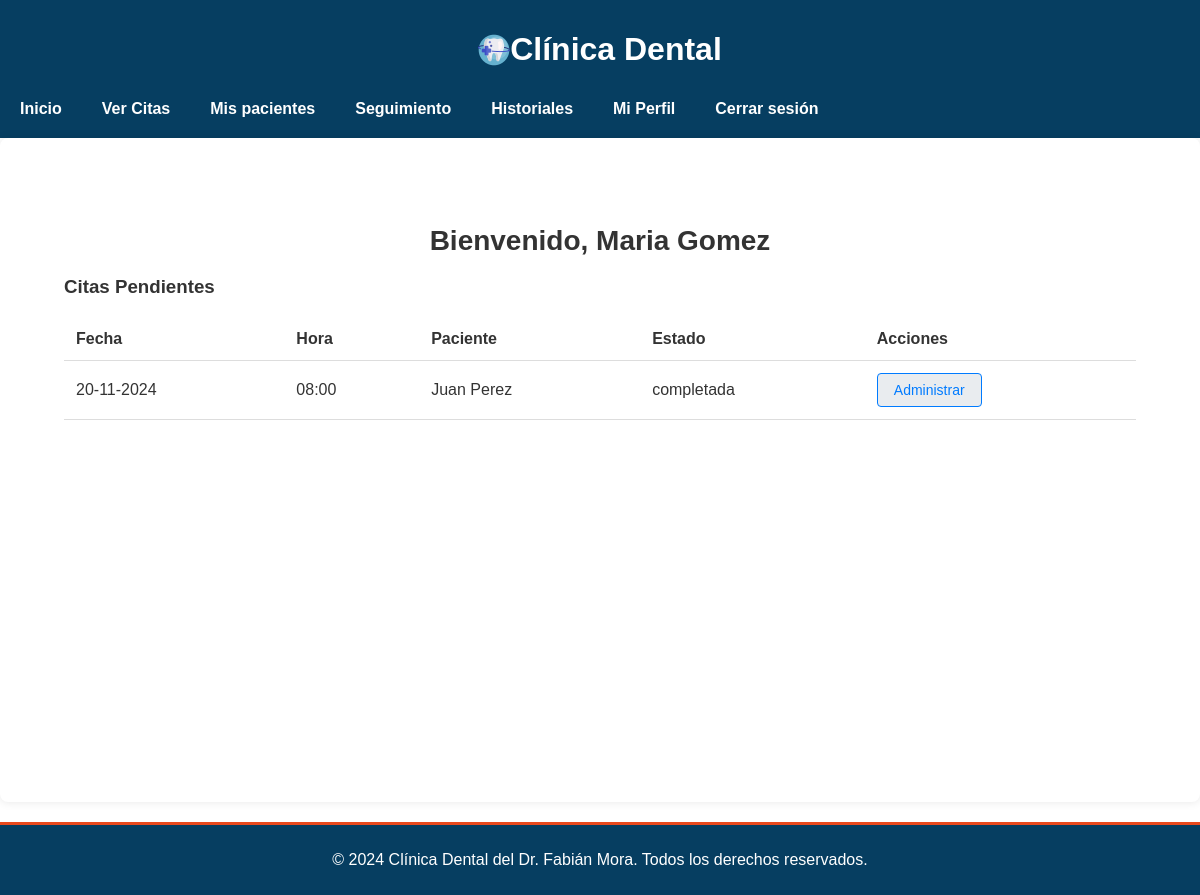
Screenshot of /Doctores/principal_doctores.php (signed in) with the database file from the repository.
### tables this page shows
CREATE TABLE `usuarios` (
  `id` int(11) NOT NULL,
  `nombre` varchar(100) NOT NULL,
  `email` varchar(100) NOT NULL,
  `contrasena` varchar(255) NOT NULL,
  `rol` enum('paciente','doctor','administrador') NOT NULL,
  `fecha_creacion` timestamp NOT NULL DEFAULT current_timestamp(),
  `direccion` varchar(255) NOT NULL,
  `telefono` varchar(255) NOT NULL,
  `fecha_nacimiento` date DEFAULT NULL
);

CREATE TABLE `citas` (
  `id` int(11) NOT NULL,
  `usuario_id` int(11) NOT NULL,
  `doctor_id` int(11) NOT NULL,
  `fecha` datetime DEFAULT NULL,
  `motivo` varchar(255) DEFAULT NULL,
  `estado` enum('agendada','completada','cancelada') DEFAULT 'agendada',
  `sede_id` int(11) NOT NULL,
  `especialidad_id` int(11) NOT NULL,
  `hora` time NOT NULL,
  `paciente_id` int(11) DEFAULT NULL,
  `costo` decimal(10,2) DEFAULT 0.00
);

CREATE TABLE `pacientes` (
  `id` int(11) NOT NULL,
  `usuario_id` int(11) DEFAULT NULL,
  `fecha_nacimiento` date DEFAULT NULL,
  `direccion` varchar(255) DEFAULT NULL,
  `telefono` varchar(20) DEFAULT NULL,
  `nombre` varchar(255) NOT NULL,
  `email` varchar(255) DEFAULT NULL
);

### Doctores/principal_doctores.php (the view, shortened to what this page needs)
<?php
require '../Conexion/conexion.php';
try {
    $stmt = $pdo->prepare('SELECT nombre FROM usuarios WHERE id = :id AND rol = "doctor"');
    $stmt->execute(['id' => $_SESSION['usuario_id']]);
    $doctor = $stmt->fetch(PDO::FETCH_ASSOC);
    $usuario_id = $_SESSION['usuario_id'];
    $stmt = $pdo->prepare('
    SELECT citas.id, paciente.nombre AS paciente_nombre, doctor.nombre AS doctor_nombre,
           citas.fecha, citas.hora, citas.estado, citas.motivo, sede.nombre AS sede_nombre,
           especialidad.nombre AS especialidad
    FROM citas
    JOIN pacientes AS paciente ON citas.paciente_id = paciente.id
    JOIN doctores AS doctor ON citas.doctor_id = doctor.id
    JOIN sedes AS sede ON citas.sede_id = sede.id
    JOIN especialidades AS especialidad ON citas.especialidad_id = especialidad.id
    WHERE doctor.usuario_id = :usuario_id
    ORDER BY citas.fecha, citas.hora
');
    $stmt->bindParam(':usuario_id', $usuario_id, PDO::PARAM_INT);
    $stmt->execute();
    $citas = $stmt->fetchAll(PDO::FETCH_ASSOC);
} catch (PDOException $e) {
    die('Error en la consulta: ' . $e->getMessage());
} catch (Exception $e) {
    die('Error: ' . $e->getMessage());
}
?>
<!DOCTYPE html>
<html lang="es">
<head>
    <link rel="stylesheet" href="/css/styles.css">
</head>
<body>
<header class="header">
        <div class="container">
            <h1 class="logo">
                <img src="/Imagenes/odontologia.png" alt="Logo de Clínica Dental">
                Clínica Dental
            </h1>
            <nav class="nav">
                <a href="principal_doctores.php" class="nav-link">Inicio</a>
                <a href="ver_citas.php" class="nav-link">Ver Citas</a>
                <a href="ver_paciente.php" class="nav-link">Mis pacientes</a>
                <a href="seguimiento.php"class="nav-link">Seguimiento</a>
                <a href="ver_historial.php"class="nav-link">Historiales</a>
                <a href="perfil.php" class="nav-link">Mi Perfil</a>
                <a href="../logout.php" class="nav-link">Cerrar sesión</a>
            </nav>
        </div>
    </header>
    <main class="container-principal">
        <section class="dashboard">
            <h2>Bienvenido, <?php echo htmlspecialchars($doctor['nombre']); ?></h2>
            <div class="content">
                <h3>Citas Pendientes</h3>
                <?php if (!empty($citas)): ?>
                    <table class="table">
                        <thead>
                            <tr>
                                <th>Fecha</th>
                                <th>Hora</th>
                                <th>Paciente</th>
                                <th>Estado</th>
                                <th>Acciones</th>
                            </tr>
                        </thead>
                        <tbody>
                            <?php foreach ($citas as $cita): ?>
                                <tr>
                                    <td><?php echo htmlspecialchars(date('d-m-Y', strtotime($cita['fecha']))); ?></td>
                                    <td><?php echo htmlspecialchars(date('H:i', strtotime($cita['hora']))); ?></td>
                                    <td><?php echo htmlspecialchars($cita['paciente_nombre']); ?></td>
                                    <td><?php echo htmlspecialchars($cita['estado']); ?></td>
                                    <td>
                                        <a href="ver_citas.php?id=<?php echo htmlspecialchars($cita['id']); ?>" class="btn-ver-citas">Administrar</a>
                                    </td>
                                </tr>
                            <?php endforeach; ?>
                        </tbody>
                    </table>
                <?php else: ?>
                    <p>No tienes citas pendientes.</p>
                <?php endif; ?>
            </div>
        </section>
    </main>
    <footer class="footer">
        <div class="container">
            <p>&copy; 2024 Clínica Dental del Dr. Fabián Mora. Todos los derechos reservados.</p>
        </div>
    </footer>
</body>
</html>

### css/styles.css (style rules this page uses)
body { font-family: 'Arial', sans-serif; margin: 0; padding: 0; }
.header { background: #063e61; color: #fff; padding: 10px 0; justify-content: center; }
.header .logo { display: flex; align-items: center; justify-content: center; }
.header .logo img { max-width: 120px; height: auto; }
.nav { display: flex; justify-content: left; }
.nav .nav-link { text-decoration: none; color: #fff; padding: 10px 20px; display: block; font-weight: bold; transition: background 0.3s, color 0.3s; }
body { font-family: 'Arial', sans-serif; color: #333; margin: 0; padding: 0; }
footer { background: #063e61; color: #ffffff; text-align: center; padding: 10px 0; margin-top: 20px; border-top: #e8491d 3px solid; }
.table { width: 100%; height: 100%; border-collapse: collapse; margin-top: 20px; }
.table th, .table td { padding: 12px; text-align: left; border-bottom: 1px solid #ddd; }
.table th { background-color: none; color: #333; font-weight: bold; }
.btn-ver-citas { display: inline-block; padding: 0.5rem 1rem; font-size: 0.875rem; color: #007bff; background-color: #e9ecef; border: 1px solid #007bff; border-radius: 4px; text-decoration: none; transition: background-color 0.3s, color 0.3s; }
.container-principal { padding: 2rem; max-width: 1200px; margin: 0 auto; background-color: #ffffff; border-radius: 8px; box-shadow: 0 0 10px rgba(0, 0, 0, 0.1); position: relative; min-height: 600px; display: flex; flex-direction: column; }
h2 { font-size: 1.75rem; color: #333; margin-bottom: 1rem; text-align: center; }
.dashboard { padding: 2rem; }

### rows the page displays
usuarios: nombre "Maria Gomez"
citas: fecha "20-11-2024", hora "08:00", paciente.nombre "Juan Perez", estado "completada"
